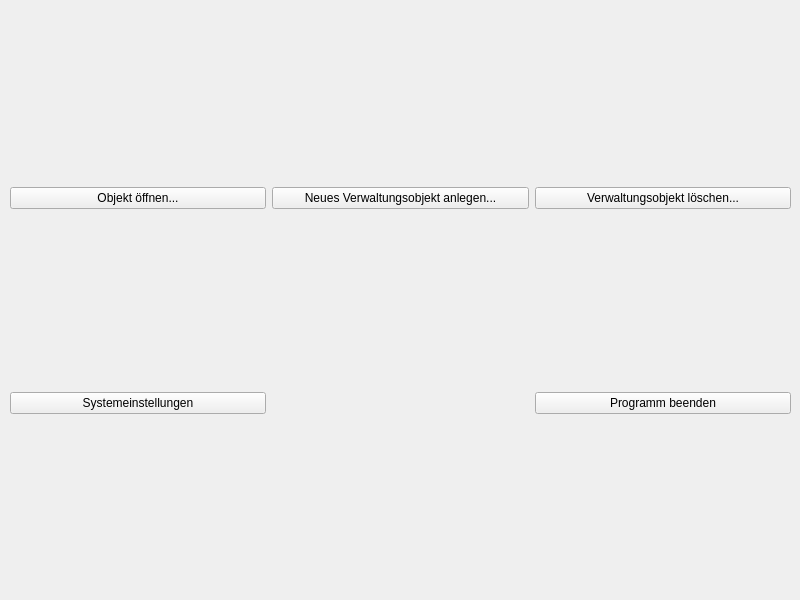
<?xml version="1.0" encoding="UTF-8"?>
<ui version="4.0">
 <class>MainWindow</class>
 <widget class="QWidget" name="MainWindow">
  <property name="geometry">
   <rect>
    <x>0</x>
    <y>0</y>
    <width>800</width>
    <height>600</height>
   </rect>
  </property>
  <property name="sizePolicy">
   <sizepolicy hsizetype="Fixed" vsizetype="Fixed">
    <horstretch>0</horstretch>
    <verstretch>0</verstretch>
   </sizepolicy>
  </property>
  <property name="windowTitle">
   <string>Form</string>
  </property>
  <widget class="QWidget" name="gridLayoutWidget">
   <property name="geometry">
    <rect>
     <x>10</x>
     <y>10</y>
     <width>781</width>
     <height>581</height>
    </rect>
   </property>
   <layout class="QGridLayout" name="gridLayout">
    <item row="0" column="0">
     <widget class="QPushButton" name="openProperty">
      <property name="baseSize">
       <size>
        <width>0</width>
        <height>80</height>
       </size>
      </property>
      <property name="text">
       <string>Objekt öffnen...</string>
      </property>
      <property name="iconSize">
       <size>
        <width>80</width>
        <height>80</height>
       </size>
      </property>
     </widget>
    </item>
    <item row="0" column="1">
     <widget class="QPushButton" name="newProperty">
      <property name="baseSize">
       <size>
        <width>0</width>
        <height>80</height>
       </size>
      </property>
      <property name="text">
       <string>Neues Verwaltungsobjekt anlegen...</string>
      </property>
     </widget>
    </item>
    <item row="0" column="2">
     <widget class="QPushButton" name="deleteProperty">
      <property name="baseSize">
       <size>
        <width>0</width>
        <height>80</height>
       </size>
      </property>
      <property name="text">
       <string>Verwaltungsobjekt löschen...</string>
      </property>
     </widget>
    </item>
    <item row="1" column="0">
     <widget class="QPushButton" name="systemSettings">
      <property name="baseSize">
       <size>
        <width>0</width>
        <height>80</height>
       </size>
      </property>
      <property name="text">
       <string>Systemeinstellungen</string>
      </property>
      <property name="iconSize">
       <size>
        <width>80</width>
        <height>80</height>
       </size>
      </property>
     </widget>
    </item>
    <item row="1" column="2">
     <widget class="QPushButton" name="exitApplication">
      <property name="baseSize">
       <size>
        <width>0</width>
        <height>80</height>
       </size>
      </property>
      <property name="text">
       <string>Programm beenden</string>
      </property>
      <property name="iconSize">
       <size>
        <width>80</width>
        <height>80</height>
       </size>
      </property>
     </widget>
    </item>
   </layout>
  </widget>
 </widget>
 <resources/>
 <connections/>
</ui>
